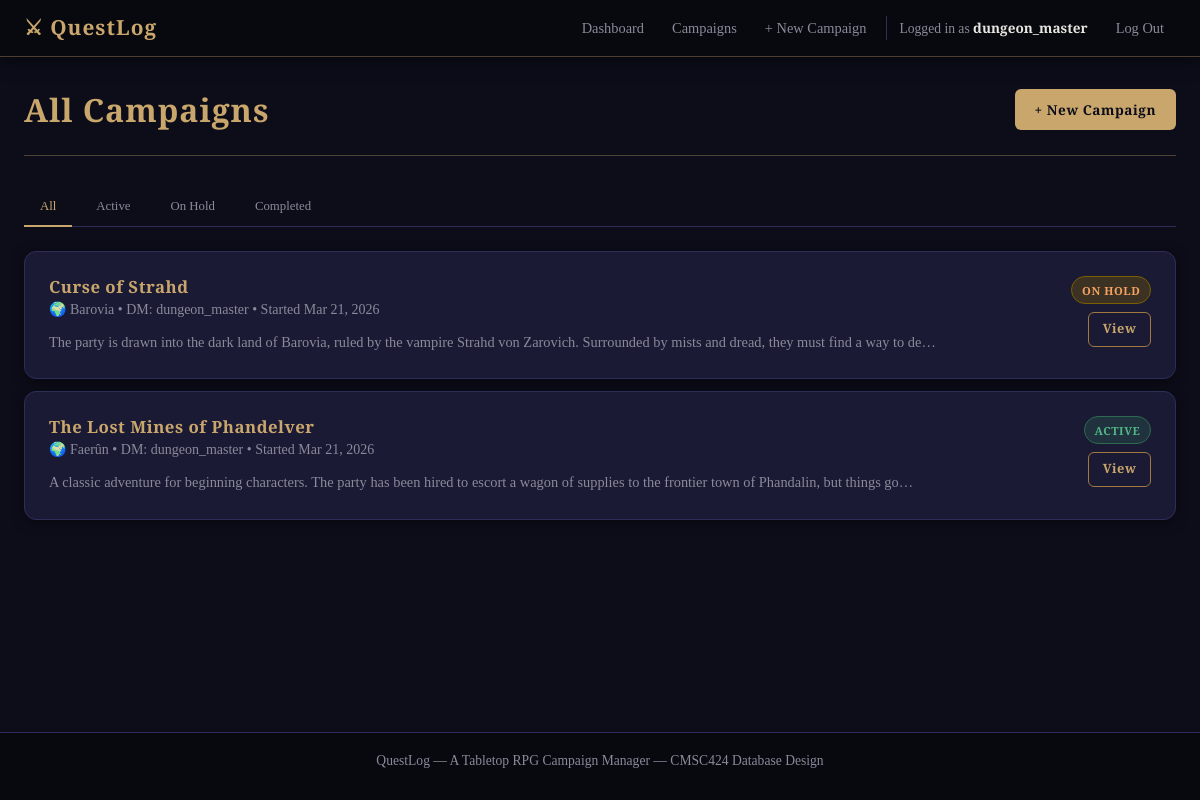
/campaigns/ (signed in), run on the app's committed database.
### campaign_manager/models.py (models this page shows, shortened)
class Campaign(models.Model):
    STATUS_CHOICES = [
        ('active',    'Active'),
        ('completed', 'Completed'),
        ('on_hold',   'On Hold'),
    ]
    name        = models.CharField(max_length=200)
    description = models.TextField(blank=True)
    world_name  = models.CharField(
        max_length=200, blank=True,
        help_text="The name of the setting or fictional world (e.g. Faerûn, Barovia)"
    )
    created_at  = models.DateTimeField(auto_now_add=True)  # Set automatically on creation
    status      = models.CharField(max_length=20, choices=STATUS_CHOICES, default='active')
    dungeon_master = models.ForeignKey(
        User,
        on_delete=models.CASCADE,
        related_name='campaigns_as_dm',
    )
    class Meta:
        ordering = ['-created_at']  # Newest campaigns first

### campaign_manager/views.py (the view)
# urls.py: path('campaigns/', views.campaign_list, name='campaign_list'),
@login_required
def campaign_list(request):
    campaigns = Campaign.objects.all().select_related('dungeon_master')
    status_filter = request.GET.get('status', '')
    if status_filter:
        campaigns = campaigns.filter(status=status_filter)
    user_campaign_ids = set(
        CampaignPlayer.objects.filter(user=request.user).values_list('campaign_id', flat=True)
    )
    return render(request, 'campaign_manager/campaign_list.html', {
        'campaigns':        campaigns,
        'status_filter':    status_filter,
        'status_choices':   Campaign.STATUS_CHOICES,
        'user_campaign_ids': user_campaign_ids,
    })

### campaign_manager/templates/campaign_manager/campaign_list.html (shortened to what this page needs)
{% extends "campaign_manager/base.html" %}
{% block content %}
<div class="page-header">
  <h1>All Campaigns</h1>
  <a href="{% url 'campaign_create' %}" class="btn btn-primary">+ New Campaign</a>
</div>
<div class="filter-tabs">
  <a href="{% url 'campaign_list' %}"
     class="filter-tab {% if not status_filter %}filter-tab-active{% endif %}">
    All
  </a>
  <a href="{% url 'campaign_list' %}?status=active"
     class="filter-tab {% if status_filter == 'active' %}filter-tab-active{% endif %}">
    Active
  </a>
  <a href="{% url 'campaign_list' %}?status=on_hold"
     class="filter-tab {% if status_filter == 'on_hold' %}filter-tab-active{% endif %}">
    On Hold
  </a>
  <a href="{% url 'campaign_list' %}?status=completed"
     class="filter-tab {% if status_filter == 'completed' %}filter-tab-active{% endif %}">
    Completed
  </a>
</div>
{% if campaigns %}
  <div class="campaign-list">
    {% for campaign in campaigns %}
      <div class="card campaign-row">
        <div class="campaign-row-main">
          <div>
            <h3 class="card-title">
              <a href="{% url 'campaign_detail' pk=campaign.pk %}">{{ campaign.name }}</a>
            </h3>
            <p class="card-meta">
              {% if campaign.world_name %}🌍 {{ campaign.world_name }} &bull; {% endif %}
              DM: {{ campaign.dungeon_master.username }} &bull;
              Started {{ campaign.created_at|date:"M j, Y" }}
            </p>
            {% if campaign.description %}
              <p class="card-excerpt">{{ campaign.description|truncatechars:150 }}</p>
            {% endif %}
          </div>
          <div class="campaign-row-actions">
            <span class="badge badge-status-{{ campaign.status }}">
              {{ campaign.get_status_display }}
            </span>
            {% if campaign.pk in user_campaign_ids %}
              <a href="{% url 'campaign_detail' pk=campaign.pk %}" class="btn btn-secondary btn-sm">
                View
              </a>
            {% else %}
              <form method="post" action="{% url 'campaign_join' pk=campaign.pk %}">
                {% csrf_token %}
                <button type="submit" class="btn btn-primary btn-sm">Join</button>
              </form>
            {% endif %}
          </div>
        </div>
      </div>
    {% endfor %}
  </div>
{% else %}
  <div class="empty-state">
    <p>No campaigns found{% if status_filter %} with status "{{ status_filter }}"{% endif %}.</p>
    <a href="{% url 'campaign_create' %}" class="btn btn-primary">Create the first one!</a>
  </div>
{% endif %}
{% endblock %}

### campaign_manager/templates/campaign_manager/base.html (shortened to what this page needs)
<!DOCTYPE html>
<html lang="en">
<head>
  {% load static %}
  <link rel="stylesheet" href="{% static 'campaign_manager/style.css' %}">
</head>
<body>
  <nav class="navbar">
    <div class="nav-container">
      <a href="{% url 'dashboard' %}" class="nav-brand">⚔ QuestLog</a>
      <ul class="nav-links">
        {% if user.is_authenticated %}
          <li><a href="{% url 'dashboard' %}" class="nav-link">Dashboard</a></li>
          <li><a href="{% url 'campaign_list' %}" class="nav-link">Campaigns</a></li>
          <li><a href="{% url 'campaign_create' %}" class="nav-link">+ New Campaign</a></li>
          <li class="nav-user">
            Logged in as <strong>{{ user.username }}</strong>
          </li>
          <li>
            <form method="post" action="{% url 'logout' %}" style="display:inline;">
              <button type="submit" class="nav-link nav-link-btn">Log Out</button>
            </form>
          </li>
        {% else %}
          <li><a href="{% url 'login' %}" class="nav-link">Log In</a></li>
          <li><a href="{% url 'register' %}" class="nav-link btn-primary-small">Register</a></li>
        {% endif %}
      </ul>
    </div>
  </nav>
  <main class="main-content">
    <div class="container">
      {% block content %}{% endblock %}
    </div>
  </main>
  <footer class="site-footer">
    <p>QuestLog &mdash; A Tabletop RPG Campaign Manager &mdash; CMSC424 Database Design</p>
  </footer>
</body>
</html>

### data on the page
Campaign: name "Curse of Strahd", world_name "Barovia", dungeon_master.username "dungeon_master", created_at "Mar 21, 2026", description "The party is drawn into the dark land of Barovia, ruled by the vampire Strahd von Zarovich. Surrounded by mists and dread, they must find a way to de…", status "ON HOLD", shows "View"
Campaign: name "The Lost Mines of Phandelver", world_name "Faerûn", dungeon_master.username "dungeon_master", created_at "Mar 21, 2026", description "A classic adventure for beginning characters. The party has been hired to escort a wagon of supplies to the frontier town of Phandalin, but things go…", status "ACTIVE", shows "View"

### other printed values
{{ user.username }} "dungeon_master"
